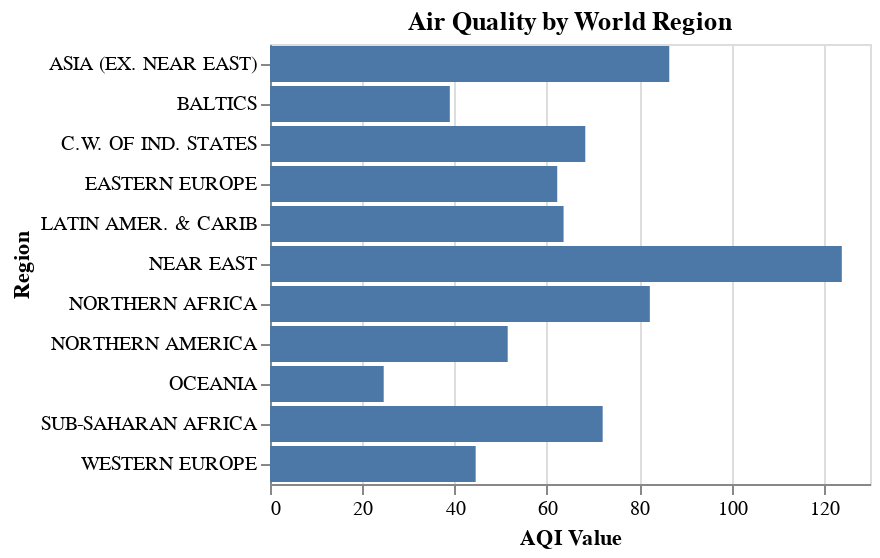

Notebook cell for this chart:
### Code cell
alt.Chart(countries_by_region).mark_bar().encode(
    x = 'AQI Value:Q',
    y = 'Region:N',
).properties(
    title = 'Air Quality by World Region'
)

### Figure 1 — Vega-Lite specification as saved in the notebook (floating-point values rounded to 4 significant figures)
{"config": {"view": {"continuousWidth": 300, "continuousHeight": 300}}, "data": {"name": "data-2051fcad04b45eb0778af58bdc290be2"}, "mark": {"type": "bar"}, "encoding": {"x": {"field": "AQI Value", "type": "quantitative"}, "y": {"field": "Region", "type": "nominal"}}, "title": "Air Quality by World Region", "$schema": "https://vega.github.io/schema/vega-lite/v5.16.3.json", "datasets": {"data-2051fcad04b45eb0778af58bdc290be2": [{"Region": "ASIA (EX. NEAR EAST)         ", "AQI Value": 86.51, "CO AQI Value": 1.489, "Ozone AQI Value": 42.64, "NO2 AQI Value": 1.897, "PM2.5 AQI Value": 83.8}, {"Region": "BALTICS                            ", "AQI Value": 38.96, "CO AQI Value": 1.018, "Ozone AQI Value": 32.8, "NO2 AQI Value": 0.5451, "PM2.5 AQI Value": 32.42}, {"Region": "C.W. OF IND. STATES ", "AQI Value": 68.31, "CO AQI Value": 0.9396, "Ozone AQI Value": 38.62, "NO2 AQI Value": 0.5051, "PM2.5 AQI Value": 64.97}, {"Region": "EASTERN EUROPE                     ", "AQI Value": 62.23, "CO AQI Value": 1.009, "Ozone AQI Value": 39.93, "NO2 AQI Value": 0.9254, "PM2.5 AQI Value": 60.68}, {"Region": "LATIN AMER. & CARIB    ", "AQI Value": 63.61, "CO AQI Value": 1.138, "Ozone AQI Value": 19.69, "NO2 AQI Value": 2.852, "PM2.5 AQI Value": 62.81}, {"Region": "NEAR EAST                          ", "AQI Value": 123.9, "CO AQI Value": 1.419, "Ozone AQI Value": 85.78, "NO2 AQI Value": 2.997, "PM2.5 AQI Value": 120.1}, {"Region": "NORTHERN AFRICA                    ", "AQI Value": 82.3, "CO AQI Value": 1.323, "Ozone AQI Value": 48.07, "NO2 AQI Value": 3.593, "PM2.5 AQI Value": 76.21}, {"Region": "NORTHERN AMERICA                   ", "AQI Value": 51.5, "CO AQI Value": 1.26, "Ozone AQI Value": 27.45, "NO2 AQI Value": 5.561, "PM2.5 AQI Value": 48.48}, {"Region": "OCEANIA                            ", "AQI Value": 24.64, "CO AQI Value": 0.04235, "Ozone AQI Value": 18.54, "NO2 AQI Value": 0.8096, "PM2.5 AQI Value": 17.61}, {"Region": "SUB-SAHARAN AFRICA                 ", "AQI Value": 72.08, "CO AQI Value": 1.634, "Ozone AQI Value": 22.91, "NO2 AQI Value": 1.022, "PM2.5 AQI Value": 71.65}, {"Region": "WESTERN EUROPE                     ", "AQI Value": 44.56, "CO AQI Value": 0.8754, "Ozone AQI Value": 34.3, "NO2 AQI Value": 1.723, "PM2.5 AQI Value": 38.26}]}}
